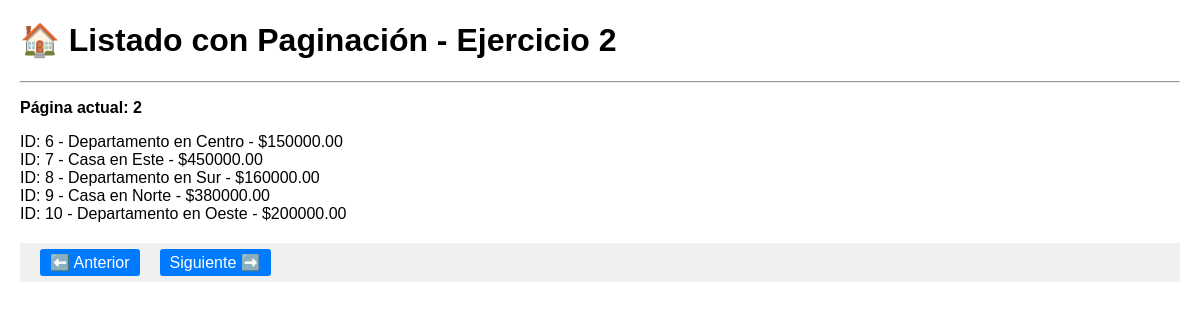
The page /ejercicio2_paginacion.php?pagina=2 on the database its author committed.
### tables this page shows
CREATE TABLE viviendas (
    id INT(3) AUTO_INCREMENT PRIMARY KEY,
    tipo VARCHAR(15),
    zona VARCHAR(15),
    direccion VARCHAR(30),
    dormitorios INT(1),
    precio FLOAT(10,2),
    tamano INT(5),
    extras SET('Piscina','Jardín','Garage')
);

### ejercicio2_paginacion.php (the view, shortened to what this page needs)
<!DOCTYPE html>
<html lang="es">
<head>
</head>
<body>
    <h1>🏠 Listado con Paginación - Ejercicio 2</h1>
    <hr>
<?php
$conexion = mysqli_connect("localhost", "root", "", "inmobiliaria")
    or die("Problemas con la conexión");
$pagina = isset($_GET['pagina']) ? (int)$_GET['pagina'] : 1;
$registrosPorPagina = 5;
$comienzo = ($pagina - 1) * $registrosPorPagina;
$registros = mysqli_query($conexion,
    "SELECT * FROM viviendas LIMIT $comienzo, $registrosPorPagina")
    or die("Problemas en la consulta: " . mysqli_error($conexion));
echo "<p><strong>Página actual: $pagina</strong></p>";
while ($reg = mysqli_fetch_array($registros)) {
    echo "ID: " . $reg['id'] . " - " . $reg['tipo'] . " en " . $reg['zona'] . " - $" . $reg['precio'] . "<br>";
}
echo "<div class='navegacion'>";
if ($pagina > 1) {
    echo "<a href='ejercicio2_paginacion.php?pagina=" . ($pagina - 1) . "'>⬅️ Anterior</a>";
} else {
    echo "<a class='disabled'>⬅️ Anterior</a>";
}
echo "<a href='ejercicio2_paginacion.php?pagina=" . ($pagina + 1) . "'>Siguiente ➡️</a>";
echo "</div>";
?>
</body>
</html>

### ejercicio2_paginacion.php (style rules this page uses)
body { font-family: Arial, sans-serif; margin: 20px; }
.navegacion { margin-top: 20px; padding: 10px; background-color: #f0f0f0; }
.navegacion a { margin: 0 10px; padding: 5px 10px; background-color: #007bff; color: white; text-decoration: none; border-radius: 3px; }

### rows shown on the page
viviendas: id "6", tipo "Departamento", zona "Centro", precio "150000.00"
viviendas: id "7", tipo "Casa", zona "Este", precio "450000.00"
viviendas: id "8", tipo "Departamento", zona "Sur", precio "160000.00"
viviendas: id "9", tipo "Casa", zona "Norte", precio "380000.00"
viviendas: id "10", tipo "Departamento", zona "Oeste", precio "200000.00"

### other values the page prints
$pagina "2"
